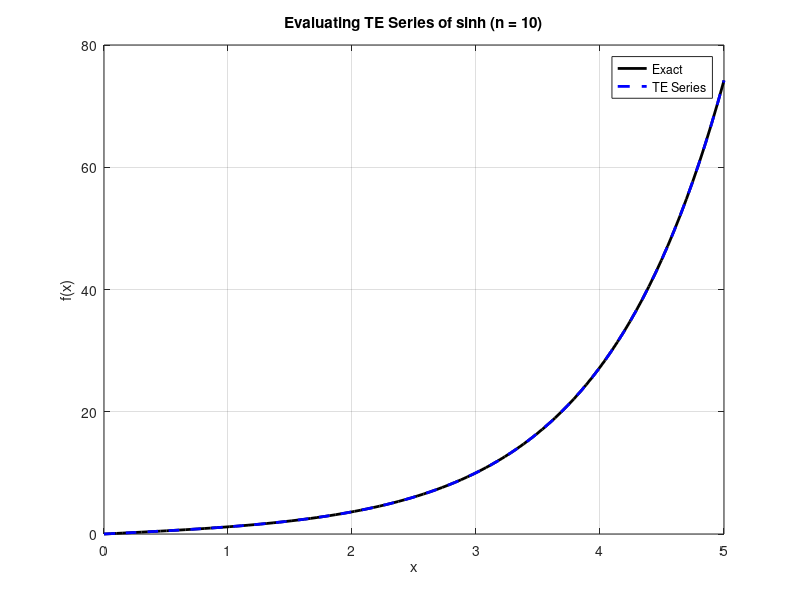

MATLAB code to generate this figure:
%
%   TE_Sinh   Evaluation of Taylor Series Expansions
%
%   This code simply illustrates how to evaluate an infinite series
%   expansion for a particular function, f(x). The key here is to 
%   write the series as a simple recurrence relation, with term 
%   Tn+1 written as a function of term Tn (see the notes for details).
%

%
%   getting started
%
      close all;
      clear all functions;
%
%   define range of x values (be sure to stay within the radius of convergence)
%
      x  = linspace(0,5,100);
%
%   loop over terms in expansion
%
      maxT = 10;  tol = 1e-6;   n = 1;  rerr = 1.0;
      T = x;  f = T;                   % initialize series
      while rerr > tol  &  n < maxT
        r = x.*x/((2*n+1)*2*n);        % compute r  (this is usually a function of n)
        T = r.*T;                      % compute Tn+1
        f = f + T;                     % add Tn+1 to partial sum
        rerr = max(abs(T./f));         % compute max relative error
        n = n+1;                       % increment counter
      end
      NT = n;                          % number of terms used in expansion
%
%   plot results
%
      figure(1)
      plot(x,sinh(x),'k-','LineWidth',2)
      hold on
      plot(x,f,'b--','LineWidth',2)
      grid
      title(['Evaluating TE Series of sinh (n = ',num2str(NT), ')']); 
      xlabel('x'),
      ylabel('f(x)')
      legend('Exact','TE Series')       
%
%   end of program      
%